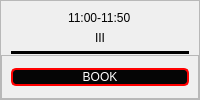
                           <widget class="QFrame" name="frame_54">
                            <property name="frameShape">
                             <enum>QFrame::StyledPanel</enum>
                            </property>
                            <property name="frameShadow">
                             <enum>QFrame::Raised</enum>
                            </property>
                            <layout class="QVBoxLayout" name="verticalLayout_38">
                             <property name="spacing">
                              <number>0</number>
                             </property>
                             <property name="leftMargin">
                              <number>0</number>
                             </property>
                             <property name="topMargin">
                              <number>0</number>
                             </property>
                             <property name="rightMargin">
                              <number>0</number>
                             </property>
                             <property name="bottomMargin">
                              <number>0</number>
                             </property>
                             <item>
                              <widget class="QFrame" name="frame_55">
                               <property name="styleSheet">
                                <string notr="true">background-color: rgba(0, 0, 0, 0);</string>
                               </property>
                               <property name="frameShape">
                                <enum>QFrame::StyledPanel</enum>
                               </property>
                               <property name="frameShadow">
                                <enum>QFrame::Raised</enum>
                               </property>
                               <layout class="QVBoxLayout" name="verticalLayout_39">
                                <property name="bottomMargin">
                                 <number>0</number>
                                </property>
                                <item alignment="Qt::AlignHCenter">
                                 <widget class="QLabel" name="label_25">
                                  <property name="styleSheet">
                                   <string notr="true">font: 10pt &quot;Copperplate Gothic Bold&quot;;
background-color: rgba(0, 0, 0, 0);
color: rgb(0, 0, 0);</string>
                                  </property>
                                  <property name="text">
                                   <string>11:00-11:50</string>
                                  </property>
                                 </widget>
                                </item>
                                <item alignment="Qt::AlignHCenter">
                                 <widget class="QLabel" name="label_26">
                                  <property name="styleSheet">
                                   <string notr="true">font: 10pt &quot;Copperplate Gothic Bold&quot;;
background-color: rgba(0, 0, 0, 0);
color: rgb(0, 0, 0);</string>
                                  </property>
                                  <property name="text">
                                   <string>III</string>
                                  </property>
                                 </widget>
                                </item>
                                <item>
                                 <widget class="Line" name="line_5">
                                  <property name="styleSheet">
                                   <string notr="true">background-color: rgb(0, 0, 0);</string>
                                  </property>
                                  <property name="orientation">
                                   <enum>Qt::Horizontal</enum>
                                  </property>
                                 </widget>
                                </item>
                               </layout>
                              </widget>
                             </item>
                             <item>
                              <widget class="QFrame" name="frame_56">
                               <property name="frameShape">
                                <enum>QFrame::StyledPanel</enum>
                               </property>
                               <property name="frameShadow">
                                <enum>QFrame::Raised</enum>
                               </property>
                               <layout class="QVBoxLayout" name="verticalLayout_40">
                                <item>
                                 <widget class="QPushButton" name="pushButton_11">
                                  <property name="styleSheet">
                                   <string notr="true">QPushButton#pushButton_11{
 border: 2px solid red;
	font: 10pt &quot;Copperplate Gothic Light&quot;;
	background-color:rgba(0,0,0,250);
    color: rgb(255,255,255);
    border-radius:5px;
}
QPushButton#pushButton_11:hover{
    background-color:rgb(255,255,255);
    color: rgb(0,0,0);
}
QPushButton#pushButton_11:pressed{
    background-color: rgba(255,255,255,210);
}</string>
                                  </property>
                                  <property name="text">
                                   <string>BOOK</string>
                                  </property>
                                  <property name="icon">
                                   <iconset resource="attachments/icons.qrc">
                                    <normaloff>:/icons/edit.svg</normaloff>:/icons/edit.svg</iconset>
                                  </property>
                                  <property name="iconSize">
                                   <size>
                                    <width>20</width>
                                    <height>50</height>
                                   </size>
                                  </property>
                                 </widget>
                                </item>
                               </layout>
                              </widget>
                             </item>
                            </layout>
                           </widget>
